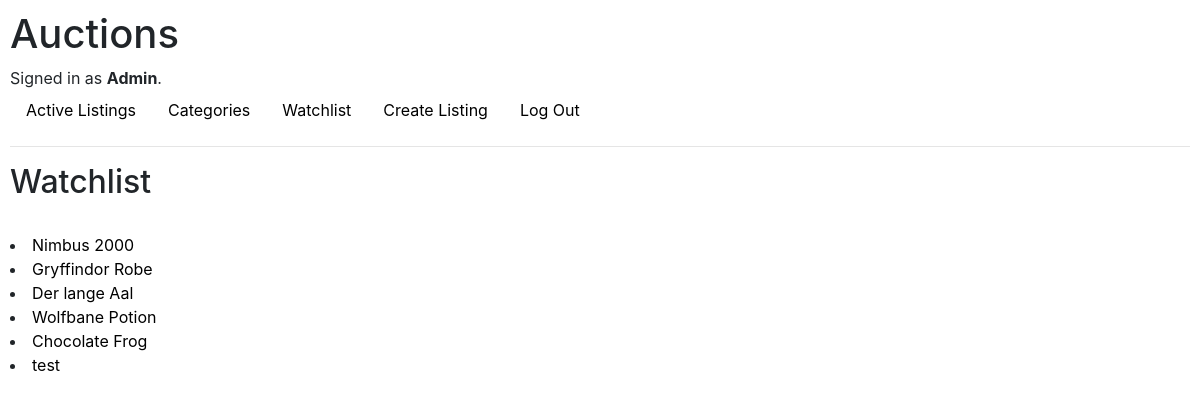
The app's page /watchlist (signed in) with its own data.
### auctions/models.py (models this page shows, shortened)
class User(AbstractUser):
    pass

class Listing(models.Model):
    owner = models.ForeignKey(User, on_delete=models.CASCADE, related_name="Listings")
    title = models.CharField(max_length=64)
    description = models.CharField(max_length=200)
    image = models.ImageField(upload_to="listing_images", blank=True)
    categories = models.ManyToManyField(Category, related_name="listings")
    starting_price = models.FloatField()
    watchlisted = models.ManyToManyField(User, related_name="watchlist", null=True, blank=True)
    creation_date_time = models.DateTimeField(auto_now_add=True)
    active = models.BooleanField()

### auctions/views.py (the view)
# urls.py: path("watchlist", views.watchlist, name="watchlist"),
@login_required(login_url="login")
def watchlist(request):
    noResults = False
    id = request.user.id
    listingObjects = Listing.objects.filter(active__exact = True).filter(watchlisted= id)
    listings = make_listing_touple(listingObjects)
    if len(listings) == 0:
        noResults = True
    return render(request, "auctions/watchlist.html", {
        "listings" : listings,
        "noResults" : noResults
    })

### auctions/views.py (called while the page is built)
def make_listing_touple(listingObjects):
    listings = []
    highestBid = None
    for listing in listingObjects:
        highestBid = get_highest_bid(listing)
        listings.append((listing, listing.title.replace(" ", "_"), highestBid))
        highestBid = None
    return listings

def get_highest_bid(listing):
    amount = listing.starting_price
    highestBid = None
    for bid in Bid.objects.filter(listing=listing.id):
            try:
                if bid.amount > amount:
                    amount = bid.amount
                    highestBid = bid
            except IndexError:
                pass
    return highestBid

### auctions/templates/auctions/watchlist.html (shortened to what this page needs)
{% extends "auctions/layout.html" %}
{% block body %}
    <h2>Watchlist</h2>
    <br/>
    {% for listing in listings %}
        <li><a href="{% url 'listing' listing.1 %}"> {{ listing.0.title }}</a></li>
    {% endfor %}
{% endblock %}

### auctions/templates/auctions/layout.html (shortened to what this page needs)
{% load static %}
<!DOCTYPE html>
<html lang="en">
    <head>
        <link rel="stylesheet" href="https://stackpath.bootstrapcdn.com/bootstrap/4.4.1/css/bootstrap.min.css">
        <link href="{% static 'auctions/styles.css' %}" rel="stylesheet">
    </head>
    <body>
        <h1>Auctions</h1>
        <div>
            {% if user.is_authenticated %}
                Signed in as <strong>{{ user.username }}</strong>.
            {% else %}
                Not signed in.
            {% endif %}
        </div>
        <ul class="nav">
            <li class="nav-item">
                <a class="nav-link" href="{% url 'index' %}">Active Listings</a>
            </li>
            <li>
                <a class="nav-link" href="{% url 'categories' %}">Categories</a>
            </li>
            {% if user.is_authenticated %}
                <li class="nav-item">
                    <a class="nav-link" href="{% url 'watchlist' %}">Watchlist</a>
                </li>
                <li class="nav-item">
                    <a class="nav-link" href="{% url 'new' %}">Create Listing</a>
                </li>
                <li class="nav-item">
                    <a class="nav-link" href="{% url 'logout' %}">Log Out</a>
                </li>
            {% endif %}
        </ul>
        <hr>
        {% block body %}
        {% endblock %}
    </body>
</html>

### auctions/static/auctions/styles.css (style rules this page uses)
body { padding: 10px; }
a:link { color: black; }

### records on screen
User: username "Admin"
Listing: title "Nimbus 2000"
Listing: title "Gryffindor Robe"
Listing: title "Der lange Aal"
Listing: title "Wolfbane Potion"
Listing: title "Chocolate Frog"
Listing: title "test"
